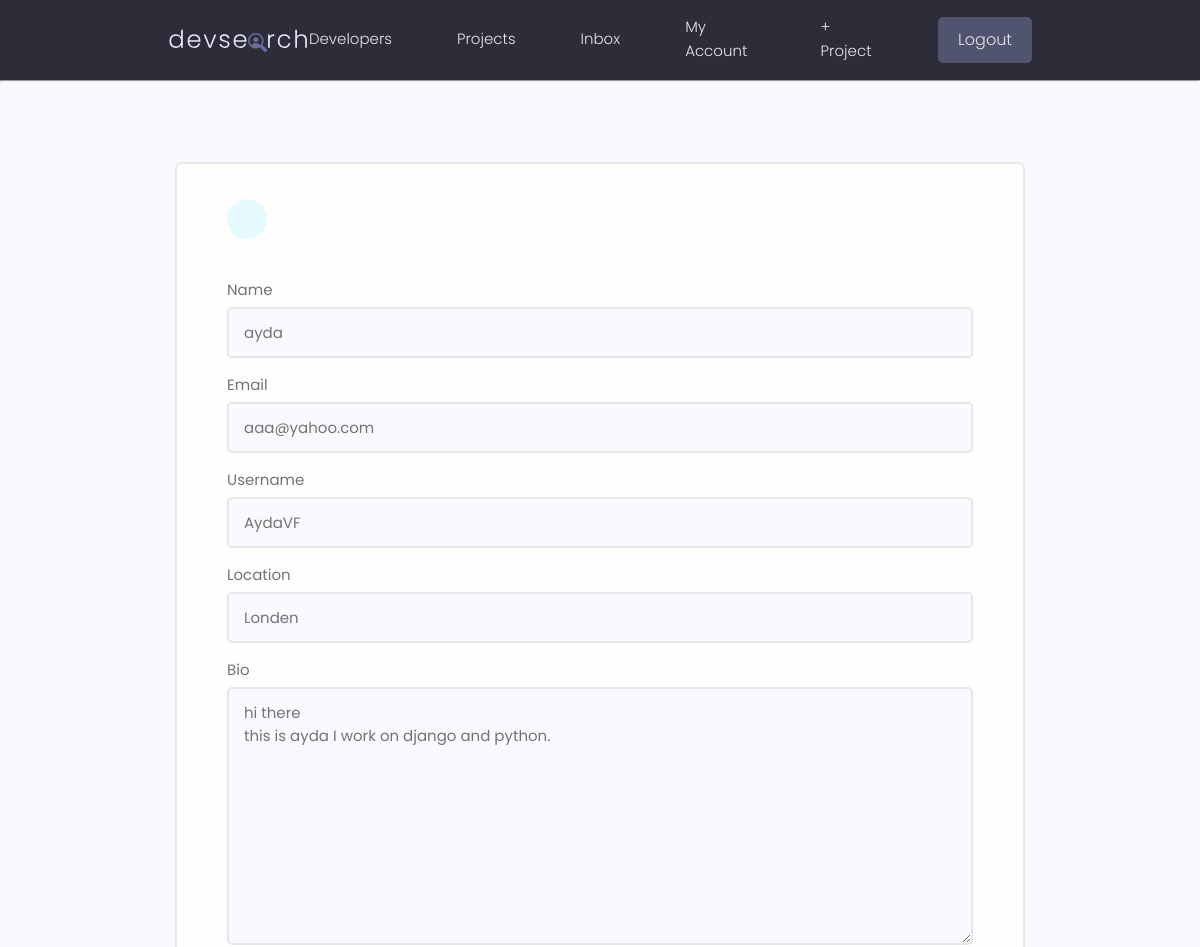
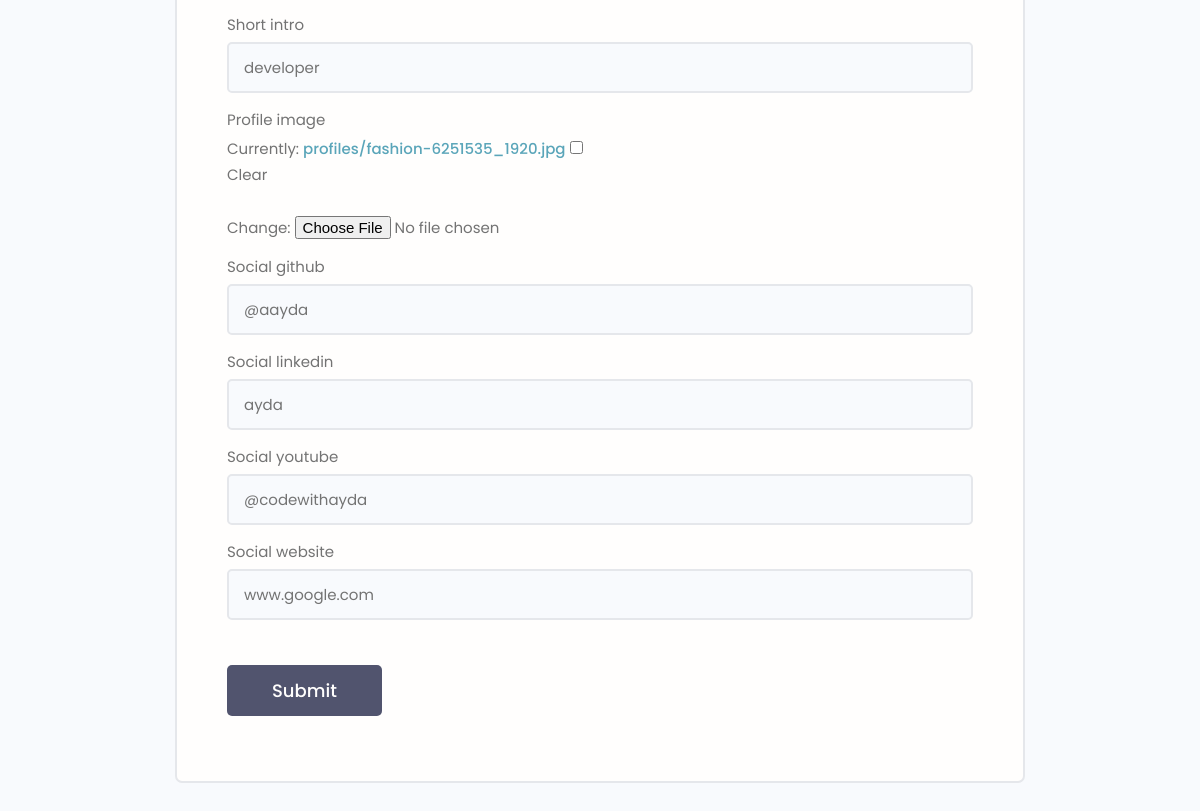
The page /edit-account/ (signed in) on the database its author committed (2 pictures, top to bottom).
### users/models.py (models this page shows, shortened)
class Profile(models.Model):
    user=models.OneToOneField(User, on_delete=models.CASCADE, null=True, blank=True)
    name=models.CharField(max_length=200, blank=True, null=True)
    username=models.CharField(max_length=200, blank=True, null=True)
    location=models.CharField(max_length=200, blank=True, null=True)
    email=models.EmailField(max_length=500,blank=True, null=True)
    short_intro= models.CharField(max_length=200, blank=True, null=True)
    bio=  models.TextField(blank=True, null=True)
    profile_image= models.ImageField(null=True, blank=True,upload_to='profiles/', default='profiles/default.jpg')
    social_github =models.CharField(max_length=200,blank=True,null=True)
    social_linkedin =models.CharField(max_length=200,blank=True,null=True)
    social_youtube =models.CharField(max_length=200,blank=True,null=True)
    social_website =models.CharField(max_length=200,blank=True,null=True)
    created=models.DateTimeField(auto_now_add=True)
    id= models.UUIDField(default=uuid.uuid4 , unique=True, primary_key=True, editable=False)

### users/views.py (the view)
# urls.py: path('edit-account/',views.editAccount,name="edit-account"),
@login_required(login_url='login')
def editAccount(request):
    profile=request.user.profile
    form =ProfileForm(instance=profile)
    if request.method=="POST":
        form=ProfileForm(request.POST,request.FILES,instance=profile)
        if form.is_valid():
            form.save()
            return redirect('account')
    context={'form':form}
    return render(request, 'users/profile_form.html',context)

### users/forms.py
class ProfileForm(ModelForm):
    class Meta:
        model=Profile
        fields= ['name','email','username','location','bio','short_intro',
        'profile_image','social_github','social_linkedin','social_youtube','social_website']
    def __init__(self,*args,**kwargs):
        super(ProfileForm, self).__init__(*args,**kwargs)
        for key, value in self.fields.items():
            value.widget.attrs.update({"class":"input input--text"})

### users/templates/users/profile_form.html (shortened to what this page needs)
{% extends 'main.html' %}
{% block content %}
<main class="formPage my-xl">
    <div class="content-box">
        <div class="formWrapper">
            <a class="backButton" href="{%  url 'account' %}"></a>
            <br>
            <form class="form" action="{% url 'edit-account' %}" method="POST" enctype="multipart/form-data">
                {% for field in form %}
<div class="form__field">
    <label for="formInput#text">{{field.label}}</label>
   {{field}}
</div>
                {% endfor%}
                <input class="btn btn--sub btn--lg  my-md" type="submit" value="Submit" />
            </form>
        </div>
    </div>
</main>
{% endblock content %}

### static/styles/app.css (style rules this page uses)
:root { --color-sub: #2d2d39; }
.btn--sub { background-color: var(--color-sub-light); }
.content-box { width: 95%; max-width: 85rem; margin: 0 auto; }
.backButton { background: var(--color-main-light); color: var(--color-main); width: 4rem; height: 4rem; display: flex; align-items: center; justify-content: center; border-radius: 50%; }
.formPage .formWrapper { list-style: none; background: var(--color-white); padding: 3.5rem 5rem; border: 2px solid var(--color-light); border-radius: 0.7rem; }

### static/uikit/styles/modules/_variables.css (style rules this page uses)
:root { --color-main: #5aa5b9; --color-main-light: #e6faff; --color-sub: #3f4156; --color-sub-light: #51546e; --color-sub-lighter: #ededfd; --color-text: #737373; --color-gray: #8b8b8b; --color-light: #e5e7eb; --color-light-gray: #767676; --color-bg: #f8fafd; --color-white: #fffefd; --color-white-light: #f3f3f3; --color-success: #359e64; --color-success-bg: #def8e8; --color-error: #fc4b0b; --color-error-bg: #fff2ee; --font-base: 'Poppins', arial, helvetica, 'Segoe UI', roboto, ubuntu, sans-serif; --font-monospace: 'Fira Code', 'Courier New', courier, monospace; --font-regular: 300; --font-medium: 500; --font-bold: 700; --generic-shadow: 1px 1px 5px #00000010; --generic-transition: all 0.3s ease-in-out; }

### static/uikit/styles/modules/_base.css (style rules this page uses)
* { margin: 0; padding: 0; box-sizing: border-box; text-rendering: optimizeLegibility; color: inherit; font-size: inherit; }
html { font-size: 50%; }
@media only screen and (min-width: 480px) { html { font-size: 56.25%; } }
@media only screen and (min-width: 1200px) { html { font-size: 62.5%; } }
body { line-height: 1.6; font-weight: 400; font-size: 1.5rem; color: var(--color-text); background-color: var(--color-bg); min-height: 100vh; }

### static/uikit/styles/modules/_typography.css (style rules this page uses)
* { font-family: var(--font-base); }
a { padding-bottom: 2px; text-decoration: none; display: inline-block; color: var(--color-main); font-weight: var(--font-medium); }

### static/uikit/styles/modules/_utilities.css (style rules this page uses)
.my-md { margin: 3rem auto; }
.my-xl { margin: 8rem auto; }

### static/uikit/styles/modules/_button.css (style rules this page uses)
.btn { display: inline-block; position: relative; cursor: pointer; background-color: var(--color-light); font-weight: var(--font-medium); color: var(--color-sub); text-decoration: none; padding: 1rem 2rem; border-radius: 0.5rem; border: none; width: -webkit-fit-content; width: -moz-fit-content; width: fit-content; height: -webkit-fit-content; height: -moz-fit-content; height: fit-content; font-size: 1.6rem; outline-width: 0; outline-color: transparent; -webkit-backface-visibility: hidden; backface-visibility: hidden; transition: all 0.3s ease-in-out; }
.btn--sub { background-color: var(--color-sub); color: var(--color-white); }
.btn--lg { font-size: 1.8rem; padding: 1.2rem 4.5rem; }

### static/uikit/styles/modules/_form.css (style rules this page uses)
.form { display: block; }
.form__field { margin-top: 1.5rem; margin-bottom: 1.5rem; }
.form__label, .form__field > label { display: block; margin-bottom: 0.5rem; color: var(--color-text); }
input.input[type='text'], input.input[type='email'], input.input[type='password'], input.input[type='number'], select.input, textarea.input { min-width: 24rem; width: 100%; padding: 1.2rem 1.5rem; border-radius: 0.5rem; border: 2px solid var(--color-light); transition: all 0.3s ease-in-out; background-color: var(--color-bg); }

### rows shown on the page
Profile: form "ayda" "aaa@yahoo.com" "AydaVF" "Londen" "hi there this is ayda I work on django and python." "developer" "@aayda" "ayda" "@codewithayda" "www.google.com"

### other values the page prints
{{ field.label }} "Name" "Email" "Username" "Location" "Bio" "Short intro" "Profile image" "Social github" "Social linkedin" "Social youtube" "Social website"
